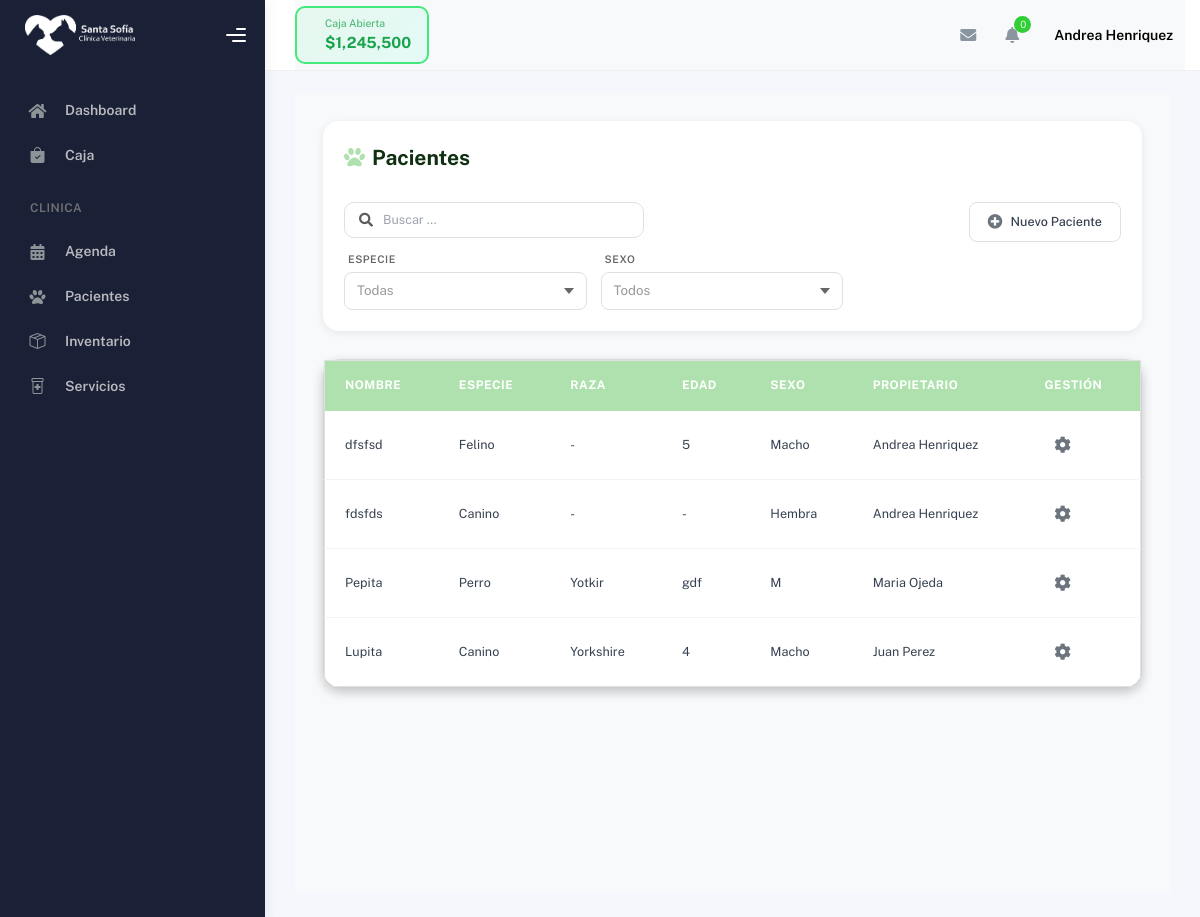
/hospital/pacientes/ (signed in), run on the app's committed database.
### cuentas/models.py (models this page shows, shortened)
class CustomUser(AbstractBaseUser, PermissionsMixin):
    ROLES = [
        ('administracion', 'Administración'),
        ('veterinario', 'Veterinario'),
        ('recepcion', 'Recepción'),
    ]
    rut = models.CharField(max_length=12, unique=True, verbose_name="RUT")
    nombre = models.CharField(max_length=50)
    apellido = models.CharField(max_length=50)
    correo = models.EmailField(unique=True)
    telefono = models.CharField(max_length=20, blank=True, null=True)
    direccion = models.CharField(max_length=255, blank=True, null=True)
    tipo_contrato = models.CharField(max_length=50, blank=True, null=True)
    rol = models.CharField(max_length=20, choices=ROLES, default='recepcion', verbose_name="Rol")
    is_staff = models.BooleanField(default=False)
    is_active = models.BooleanField(default=True)
    date_joined = models.DateTimeField(default=timezone.now)
    objects = CustomUserManager()
    USERNAME_FIELD = 'rut'
    REQUIRED_FIELDS = ['correo', 'nombre', 'apellido']
    def get_rol_display_custom(self):
        if self.is_staff and self.is_superuser:
            return 'Administración'
        return self.get_rol_display()

### hospital/models.py (models this page shows, shortened)
class Paciente(models.Model):
    ESPECIE_CHOICES = [
        ('canino', 'Canino'),
        ('felino', 'Felino'),
        ('otro', 'Otro'),
    ]
    SEXO_CHOICES = [
        ('macho', 'Macho'),
        ('hembra', 'Hembra'),
    ]
    nombre = models.CharField(max_length=100)
    especie = models.CharField(max_length=20, choices=ESPECIE_CHOICES)
    raza = models.CharField(max_length=100, blank=True, null=True)
    edad = models.CharField(max_length=50, blank=True, null=True, help_text="Ej: 3 años, 6 meses")
    sexo = models.CharField(max_length=10, choices=SEXO_CHOICES)
    color = models.CharField(max_length=100, blank=True, null=True)
    microchip = models.CharField(
        max_length=50,
        blank=True,
        null=True,
        unique=False,  # Cambiar a False o eliminar esta línea
        help_text='Número de microchip (opcional)'
    )
    propietario = models.ForeignKey('Propietario', on_delete=models.CASCADE, related_name='pacientes')
    fecha_registro = models.DateTimeField(auto_now_add=True)
    fecha_ultimo_control = models.DateTimeField(blank=True, null=True)
    ultimo_peso = models.DecimalField(max_digits=6, decimal_places=2, blank=True, null=True, help_text="Peso en kg")
    activo = models.BooleanField(default=True)
    observaciones = models.TextField(blank=True, null=True)
    class Meta:
        verbose_name = 'Paciente'
        verbose_name_plural = 'Pacientes'
        ordering = ['-fecha_registro']

class Propietario(models.Model):
    nombre = models.CharField(max_length=100)
    apellido = models.CharField(max_length=100)
    telefono = models.CharField(max_length=20, blank=True, null=True)
    email = models.EmailField(blank=True, null=True)
    direccion = models.TextField(blank=True, null=True)
    fecha_registro = models.DateTimeField(auto_now_add=True)
    class Meta:
        verbose_name = 'Propietario'
        verbose_name_plural = 'Propietarios'
    @property
    def nombre_completo(self):
        return f"{self.nombre} {self.apellido}"

### hospital/views.py (the view)
# urls.py: path('pacientes/', views.pacientes_view, name='pacientes_view'),
@login_required
def pacientes_view(request):
    pacientes = Paciente.objects.select_related('propietario').filter(activo=True).order_by('-fecha_registro')
    context = {
        'pacientes': pacientes,
    }
    return render(request, 'pacientes/pacientes.html', context)

### hospital/templates/pacientes/pacientes.html (shortened to what this page needs)
{% extends "partials/base_table.html" %}
{% load static %}
{% block styles %}
<link rel="stylesheet" href="{% static 'css/base/tables_base.css' %}?v=4" type="text/css" media="all">
{% endblock %}
{% block table_title %}
<i class="fas fa-paw"></i> Pacientes
{% endblock %}
{% block table_filters %}
<div class="filter-group">
    <div class="vet-custom-select-wrapper">
        <span class="tag_select">Especie</span>
        <div class="vet-custom-select">
            <span class="vet-selected-value placeholder">Todas</span>
            <div class="vet-arrow"></div>
        </div>
    </div>
    <div class="vet-custom-select-wrapper">
        <span class="tag_select">Sexo</span>
        <div class="vet-custom-select">
            <span class="vet-selected-value placeholder">Todos</span>
            <div class="vet-arrow"></div>
        </div>
    </div>
</div>
{% endblock %}
{% block table_buttons %}
<button type="button" onclick="abrirModalNuevoPaciente()">
    <i class="fas fa-plus-circle"></i> Nuevo Paciente
</button>
{% endblock %}
{% block table_columns %}
<th>Nombre</th>
<th>Especie</th>
<th>Raza</th>
<th>Edad</th>
<th>Sexo</th>
<th>Propietario</th>
<th>Gestión</th>
{% endblock %}
{% block table_rows %}
{% for paciente in pacientes %}
<tr data-especie="{{ paciente.especie|lower }}" data-sexo="{{ paciente.sexo|lower }}">
    <td>{{ paciente.nombre }}</td>
    <td>{{ paciente.get_especie_display|default:paciente.especie|capfirst }}</td>
    <td>{{ paciente.raza|default:"-" }}</td>
    <td>{{ paciente.edad|default:"-" }}</td>
    <td>{{ paciente.get_sexo_display|default:paciente.sexo|capfirst }}</td>
    <td>{{ paciente.propietario.nombre_completo|default:"-" }}</td>
    <td>
        <div class="manage-wheel">
            <button type="button" onclick="toggleWheel(this)">
                <i class="fas fa-cog"></i>
            </button>
        </div>
    </td>
</tr>
{% empty %}
<tr>
    <td colspan="7" style="text-align: center; padding: 2rem;">
        <p style="margin-top: 1rem; color: #666;">No hay pacientes registrados</p>
    </td>
</tr>
{% endfor %}
{% endblock %}

### templates/partials/topbar.html (shortened to what this page needs)
{% load static %}
<div class="main-header">
    <nav class="navbar navbar-header navbar-header-transparent navbar-expand-lg border-bottom">
        <div class="container-fluid">
            <nav class="navbar navbar-header-left navbar-expand-lg p-0 d-none d-lg-flex">
                <div class="cash-status-btn open" id="cashStatusBtn" onclick="toggleCashRegister()">
                    <div class="status-info">
                        <h6 id="cashStatusLabel">Caja Abierta</h6>
                        <div class="amount" id="cashAmount">$1,245,500</div>
                    </div>
                </div>
            </nav>
            <ul class="navbar-nav topbar-nav ms-md-auto align-items-center">
                <li class="nav-item topbar-icon dropdown hidden-caret">
                    <a class="nav-link dropdown-toggle" href="#" id="messageDropdown" role="button"
                        data-bs-toggle="dropdown" aria-haspopup="true" aria-expanded="false">
                        <i class="fa fa-envelope"></i>
                    </a>
                </li>
                <li class="nav-item topbar-icon dropdown hidden-caret">
                    <a class="nav-link dropdown-toggle" href="#" id="notifDropdown" role="button"
                        data-bs-toggle="dropdown" aria-haspopup="true" aria-expanded="false">
                        <i class="fa fa-bell"></i>
                        <span class="notification">0</span>
                    </a>
                </li>
                <li class="nav-item topbar-user dropdown hidden-caret">
                    <a class="dropdown-toggle profile-pic" data-bs-toggle="dropdown" href="#" aria-expanded="false">
                        <span class="profile-username">
                            <span class="fw-bold">{{ user.nombre }} {{ user.apellido }}</span>
                        </span>
                    </a>
                </li>
            </ul>
        </div>
    </nav>
</div>

### static/css/dashboard_style.css (style rules this page uses)
:root { --primary-color: #afe1af; --primary-hover: #89c57c; --text-dark: #103012; }

### static/css/base/modals_base.css (style rules this page uses)
:root { --primary-color: #afe1af; --primary-hover: #89c57c; --text-dark: #103012; --bg-light: #f8f9fa; --border-color: #e0e0e0; --shadow-sm: 0 2px 8px rgba(0, 0, 0, 0.08); --shadow-md: 0 4px 12px rgba(0, 0, 0, 0.12); --grey: #afafaf; --grey-hover: #a8a8a8; }

### static/css/base/tables_base.css (style rules this page uses)
:root { --primary-color: #afe1af; --primary-hover: #89c57c; --text-dark: #103012; --bg-light: #f8f9fa; --border-color: #e0e0e0; --shadow-sm: 0 2px 8px rgba(0, 0, 0, 0.08); --shadow-md: 0 4px 12px rgba(0, 0, 0, 0.12); }
.container-fluid { padding: 2rem; background: var(--bg-light); min-height: 100vh; }
.table-header h4 i, .table-header-grid h4 i { color: var(--primary-color); }
.vet-custom-select-wrapper { flex: 1 1 180px !important; min-width: 160px !important; max-width: 300px !important; margin-bottom: 0 !important; margin-right: 0 !important; box-sizing: border-box !important; display: flex !important; flex-direction: column !important; }
.table-action-buttons button { width: 100% !important; justify-content: flex-end !important; all: unset !important; display: flex !important; align-items: center !important; gap: 8px !important; padding: 10px 18px !important; font-weight: 500 !important; font-size: 0.9rem !important; border-radius: 8px !important; transition: all 0.25s ease !important; background: white !important; border: 1.5px solid #e0e0e0 !important; color: #374151 !important; cursor: pointer !important; user-select: none !important; box-sizing: border-box !important; white-space: nowrap !important; }
.table-action-buttons button i { font-size: 15px !important; color: #6c757d !important; transition: color 0.25s ease !important; }
.filter-group { display: flex !important; flex-direction: row !important; flex-wrap: wrap !important; gap: 1rem !important; width: 100%; }
.vet-custom-select-wrapper { position: relative; min-width: 160px; max-width: 250px; margin-bottom: 0; }
.vet-custom-select { display: flex; justify-content: space-between; align-items: center; background: transparent; border: 1.5px solid var(--border-color); border-radius: 8px; padding: 8px 12px; cursor: pointer; transition: all 0.25s ease; min-width: 120px; min-height: 38px; font-size: 0.95rem; }
.vet-selected-value { color: #333; font-size: 0.95rem; font-weight: 500; user-select: none; }
.vet-selected-value.placeholder { background: transparent !important; background-color: transparent !important; color: #999 !important; opacity: 1 !important; min-height: unset !important; display: inline !important; vertical-align: baseline !important; cursor: pointer !important; font-weight: 400 !important; }
.vet-custom-select .placeholder { background: transparent !important; background-color: transparent !important; }
.vet-arrow { width: 0; height: 0; border-left: 5px solid transparent; border-right: 5px solid transparent; border-top: 6px solid #666; margin-left: 8px; transition: transform 0.25s; }
.tag_select { font-size: 0.75rem !important; font-weight: 600 !important; color: #666 !important; text-transform: uppercase !important; letter-spacing: 0.5px !important; margin-bottom: 4px !important; padding-left: 4px !important; }
.vet-selected-value.placeholder, .vet-custom-select, .vet-custom-select .placeholder { cursor: pointer !important; }
.vet-table th { padding: 16px 20px !important; text-align: left !important; font-size: 0.85rem !important; font-weight: 700 !important; text-transform: uppercase !important; letter-spacing: 0.5px !important; border: none !important; }
.vet-table td { padding: 16px 20px !important; text-align: left !important; border-bottom: 1px solid #f3f4f6 !important; font-size: 0.9rem !important; color: #374151 !important; position: relative !important; overflow: visible !important; }
.vet-table tbody tr { transition: all 0.2s ease !important; position: relative !important; overflow: visible !important; }
.vet-table tbody tr:last-child td { border-bottom: none !important; }
.manage-wheel { position: relative; display: inline-block; }
.manage-wheel > button { background: none !important; border: none !important; border-radius: 0 !important; width: 36px !important; height: 36px !important; display: flex !important; align-items: center !important; justify-content: center !important; color: #6c757d !important; font-size: 1.2rem !important; cursor: pointer !important; transition: background 0.2s, color 0.2s, border-color 0.2s, transform 0.3s; box-shadow: none !important; transform: rotate(0deg); }

### data on the page
CustomUser: nombre "Andrea", apellido "Henriquez"
Paciente: nombre "dfsfsd", especie "Felino", raza "-", edad "5", sexo "Macho", propietario.nombre_completo "Andrea Henriquez"
Paciente: nombre "fdsfds", especie "Canino", raza "-", edad "-", sexo "Hembra", propietario.nombre_completo "Andrea Henriquez"
Paciente: nombre "Pepita", especie "Perro", raza "Yotkir", edad "gdf", sexo "M", propietario.nombre_completo "Maria Ojeda"
Paciente: nombre "Lupita", especie "Canino", raza "Yorkshire", edad "4", sexo "Macho", propietario.nombre_completo "Juan Perez"
